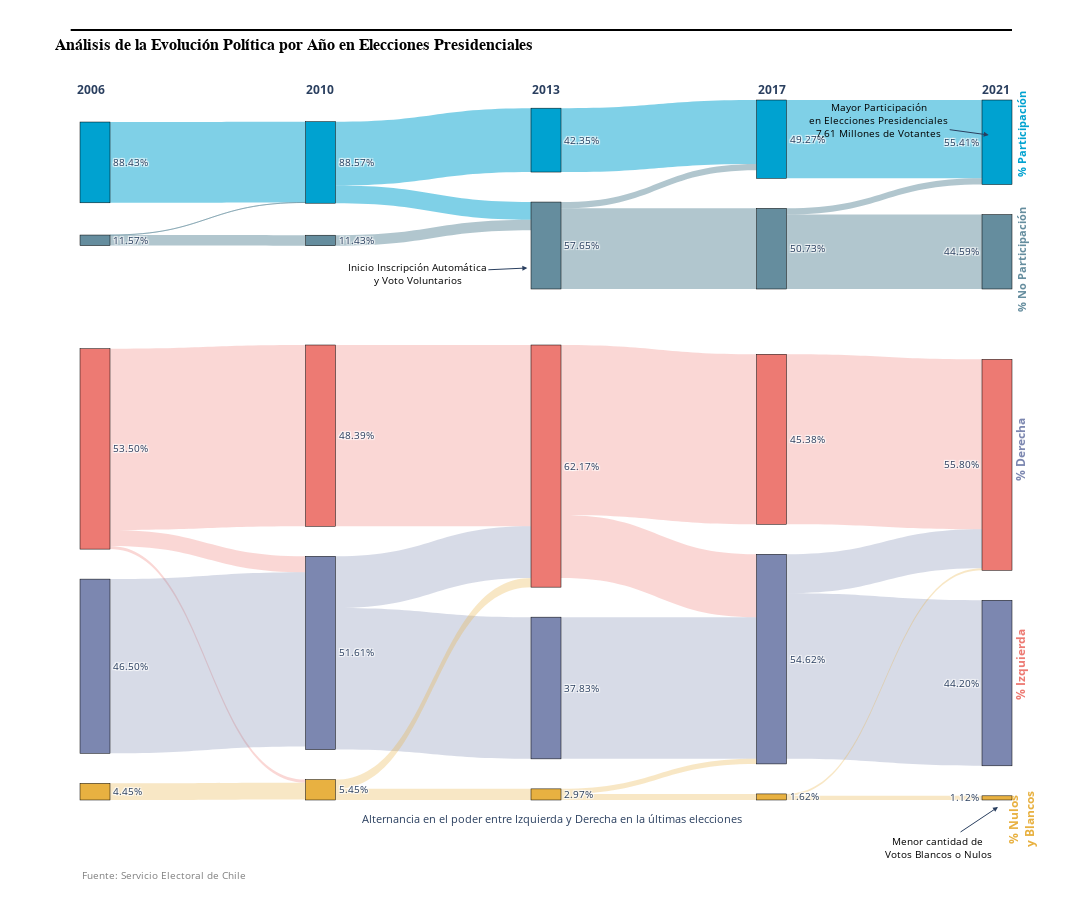

Notebook source saved alongside this figure:
### Markdown cell above
Se puede ver que de 2010 a 2013 y de 2013 a 2017 **hay un flujo importante de votos que cambian de sector político**. Esta tendencia también está presente de 2006 a 2010 y desde 2017 a 2021, pero menos notorio. Estos flujos intercalados de votos de un sector a otro son los que se pueden atribuir a un resultado también intercalado del sector político ganador. Finalmente, se junta la visualización anterior con el de flujos de participación electoral:

### Code cell
import plotly.graph_objects as go

# Crear la figura para incluir ambos gráficos uno encima del otro
fig = go.Figure()

# Primer gráfico Sankey (Transiciones de Participación y No Participación)
fig.add_trace(go.Sankey(
    domain=dict(y=[0.73, 1.0]),  # Posiciona el gráfico superior en la mitad superior
    node=dict(
        pad=30,
        thickness=30,
        line=dict(color="black", width=0.5),
        label=labels_with_percentages,
        color=node_colors
    ),
    link=dict(
        source=source_indices,
        target=target_indices,
        value=values_list,
        color=link_colors
    )
))

# Segundo gráfico Sankey (Análisis de la Evolución Política con solo porcentajes)
fig.add_trace(go.Sankey(
    domain=dict(y=[0, 0.65]),  # Posiciona el gráfico inferior en la mitad inferior
    node=dict(
        pad=30,
        thickness=30,
        line=dict(color="black", width=0.5),
        label=labels_with_percentages_transicion,
        color=node_colors_transicion
    ),
    link=dict(
        source=source_indices_transicion,
        target=target_indices_transicion,
        value=values_transicion,
        color=link_colors_transicion
    )
))

# Configuración del layout general
# Añadir línea sobre el título
fig.update_layout(
    title=dict(
        text="<b>Análisis de la Evolución Política por Año en Elecciones Presidenciales</b>",
        font=dict(size=16, color="black", family="Arial", weight="bold")
    ),
    shapes=[
        dict(
            type="line",
            x0=-0.01, x1=1, y0=1.1, y1=1.1,
            xref="paper", yref="paper",
            line=dict(color="black", width=2)
        )
    ],
    font_size=10,
    width=1400,
    height=900,
    margin=dict(t=100, b=100)
)



# Añadir la nota de la fuente en el extremo inferior izquierdo
fig.add_annotation(
    x=0, y=-0.12, 
    xref="paper", yref="paper",
    text="Fuente: Servicio Electoral de Chile", 
    showarrow=False,
    font=dict(size=10, color="gray"),
    align="left"
)


fig.add_annotation(
    x=0.975, y=0.95,  # Ajusta la posición según la ubicación de "Participación 2021"
    xref="paper", yref="paper",
    text="Mayor Participación<br>en Elecciones Presidenciales<br>7,61 Millones de Votantes",
    showarrow=True,
    arrowhead=2,
    ax=-110,  # Ajuste de posición del texto
    ay=-15,  # Ajuste de posición del texto
    font=dict(size=10, color="black"),
    ##bgcolor="lightyellow",  # Fondo de la nota para destacarla
    #bordercolor="black",
    #borderwidth=1
)

fig.add_annotation(
    x=0.48, y=0.76,  # Ajusta la posición según la ubicación de "Participación 2021"
    xref="paper", yref="paper",
    text="Inicio Inscripción Automática<br>y Voto Voluntarios",
    showarrow=True,
    arrowhead=2,
    ax=-110,  # Ajuste de posición del texto
    ay=5,  # Ajuste de posición del texto
    font=dict(size=10, color="black"),
    ##bgcolor="lightyellow",  # Fondo de la nota para destacarla
    #bordercolor="black",
    #borderwidth=1
)

fig.add_annotation(
    x=0.985, y=-0.01,  # Ajusta la posición según la ubicación de "Participación 2021"
    xref="paper", yref="paper",
    text="Menor cantidad de <br>Votos Blancos o Nulos",
    showarrow=True,
    arrowhead=2,
    ax=-60,  # Ajuste de posición del texto
    ay=40,  # Ajuste de posición del texto
    font=dict(size=10, color="black"),
    ##bgcolor="lightyellow",  # Fondo de la nota para destacarla
    #bordercolor="black",
    #borderwidth=1
)

fig.add_annotation(x=1.02, y=0.14, xref="paper", yref="paper",
         text="<span style='color:#ED7A73'><b>% Izquierda</b></span> ",
         showarrow=False, font=dict(size=12), textangle=-90)
fig.add_annotation(x=1.02, y=0.5, xref="paper", yref="paper",
         text="<span style='color:#7C87B0'><b>% Derecha</b></span>",
         showarrow=False, font=dict(size=12), textangle=-90)
fig.add_annotation(x=1.03, y=-0.07, xref="paper", yref="paper",
        text="<span style='color:#E8B141'><b>% Nulos<br>y Blancos</b></span>",  
         showarrow=False, font=dict(size=12), textangle=-90)
fig.add_annotation(x=1.02, y=1.02, xref="paper", yref="paper",
         text="<span style='color:#00A2D0'><b>% Participación</b></span> ",
         showarrow=False, font=dict(size=11), textangle=-90)
fig.add_annotation(x=1.02, y=0.85, xref="paper", yref="paper",
         text="<span style='color:#658D9E'><b>% No Participación</b></span>",
         showarrow=False, font=dict(size=11), textangle=-90)

fig.add_annotation(x=-0.005, y=1.03, xref="paper", yref="paper",
        text="<b>2006</b>", showarrow=False, font=dict(size=12))
fig.add_annotation(x=0.24, y=1.03, xref="paper", yref="paper",
        text="<b>2010</b>", showarrow=False, font=dict(size=12))
fig.add_annotation(x=0.5, y=1.03, xref="paper", yref="paper",
        text="<b>2013</b>", showarrow=False, font=dict(size=12))
fig.add_annotation(x=0.76, y=1.03, xref="paper", yref="paper",
        text="<b>2017</b>", showarrow=False, font=dict(size=12))
fig.add_annotation(x=1, y=1.03, xref="paper", yref="paper",
        text="<b>2021</b>", showarrow=False, font=dict(size=12))
fig.add_annotation(    x=0.3, y=-0.04, 
    xref="paper", yref="paper",
    text="Alternancia en el poder entre Izquierda y Derecha en la últimas elecciones",
    showarrow=False,
    font=dict(size=11),
    align="left")

fig.show()

### Figure 1 — Plotly figure (JSON) as saved in the notebook; plotly's stock layout.template omitted (floating-point values rounded to 4 significant figures)
{"data": [{"domain": {"y": [0.73, 1]}, "link": {"color": ["rgba(0, 162, 208, 0.5)", "rgba(101, 141, 158, 0.5)", "rgba(101, 141, 158, 0.5)", "rgba(0, 162, 208, 0.5)", "rgba(0, 162, 208, 0.5)", "rgba(101, 141, 158, 0.5)", "rgba(0, 162, 208, 0.5)", "rgba(101, 141, 158, 0.5)", "rgba(101, 141, 158, 0.5)", "rgba(0, 162, 208, 0.5)", "rgba(101, 141, 158, 0.5)", "rgba(101, 141, 158, 0.5)"], "source": [0, 1, 1, 2, 2, 3, 4, 5, 5, 6, 7, 7], "target": [2, 2, 3, 4, 5, 5, 6, 6, 7, 8, 8, 9], "value": [7269357, 4306, 947234, 5748102, 1589850, 947234, 5748102, 565907, 7259134, 7049017, 557492, 6701642]}, "node": {"color": ["rgba(0, 162, 208, 1)", "rgba(101, 141, 158, 1)", "rgba(0, 162, 208, 1)", "rgba(101, 141, 158, 1)", "rgba(0, 162, 208, 1)", "rgba(101, 141, 158, 1)", "rgba(0, 162, 208, 1)", "rgba(101, 141, 158, 1)", "rgba(0, 162, 208, 1)", "rgba(101, 141, 158, 1)"], "label": ["88.43%", "11.57%", "88.57%", "11.43%", "42.35%", "57.65%", "49.27%", "50.73%", "55.41%", "44.59%"], "line": {"color": "black", "width": 0.5}, "pad": 30, "thickness": 30}, "type": "sankey"}, {"domain": {"y": [0, 0.65]}, "link": {"color": ["rgba(237, 122, 115, 0.3)", "rgba(237, 122, 115, 0.3)", "rgba(237, 122, 115, 0.3)", "rgba(124, 135, 176, 0.3)", "rgba(232, 177, 65, 0.3)", "rgba(237, 122, 115, 0.3)", "rgba(124, 135, 176, 0.3)", "rgba(124, 135, 176, 0.3)", "rgba(232, 177, 65, 0.3)", "rgba(232, 177, 65, 0.3)", "rgba(237, 122, 115, 0.3)", "rgba(237, 122, 115, 0.3)", "rgba(124, 135, 176, 0.3)", "rgba(232, 177, 65, 0.3)", "rgba(232, 177, 65, 0.3)", "rgba(237, 122, 115, 0.3)", "rgba(124, 135, 176, 0.3)", "rgba(124, 135, 176, 0.3)", "rgba(232, 177, 65, 0.3)", "rgba(232, 177, 65, 0.3)"], "source": [4, 4, 4, 2, 6, 14, 7, 7, 0, 0, 8, 8, 9, 5, 5, 3, 1, 1, 11, 11], "target": [14, 7, 0, 7, 0, 8, 8, 9, 8, 5, 3, 1, 1, 1, 11, 12, 12, 13, 12, 10], "value": [48.39, 4.271, 0.8307, 46.5, 4.454, 48.39, 13.77, 37.83, 2.475, 2.971, 45.38, 16.79, 37.83, 1.349, 1.622, 45.38, 10.42, 44.2, 0.5033, 1.119]}, "node": {"color": ["rgba(232, 177, 65, 1.0)", "rgba(124, 135, 176, 1.0)", "rgba(124, 135, 176, 1.0)", "rgba(237, 122, 115, 1.0)", "rgba(237, 122, 115, 1.0)", "rgba(232, 177, 65, 1.0)", "rgba(232, 177, 65, 1.0)", "rgba(124, 135, 176, 1.0)", "rgba(237, 122, 115, 1.0)", "rgba(124, 135, 176, 1.0)", "rgba(232, 177, 65, 1.0)", "rgba(232, 177, 65, 1.0)", "rgba(237, 122, 115, 1.0)", "rgba(124, 135, 176, 1.0)", "rgba(237, 122, 115, 1.0)"], "label": ["5.45%", "54.62%", "46.50%", "45.38%", "53.50%", "2.97%", "4.45%", "51.61%", "62.17%", "37.83%", "1.12%", "1.62%", "55.80%", "44.20%", "48.39%"], "line": {"color": "black", "width": 0.5}, "pad": 30, "thickness": 30}, "type": "sankey"}], "layout": {"annotations": [{"align": "left", "font": {"color": "gray", "size": 10}, "showarrow": false, "text": "Fuente: Servicio Electoral de Chile", "x": 0, "xref": "paper", "y": -0.12, "yref": "paper"}, {"arrowhead": 2, "ax": -110, "ay": -15, "font": {"color": "black", "size": 10}, "showarrow": true, "text": "Mayor Participación<br>en Elecciones Presidenciales<br>7,61 Millones de Votantes", "x": 0.975, "xref": "paper", "y": 0.95, "yref": "paper"}, {"arrowhead": 2, "ax": -110, "ay": 5, "font": {"color": "black", "size": 10}, "showarrow": true, "text": "Inicio Inscripción Automática<br>y Voto Voluntarios", "x": 0.48, "xref": "paper", "y": 0.76, "yref": "paper"}, {"arrowhead": 2, "ax": -60, "ay": 40, "font": {"color": "black", "size": 10}, "showarrow": true, "text": "Menor cantidad de <br>Votos Blancos o Nulos", "x": 0.985, "xref": "paper", "y": -0.01, "yref": "paper"}, {"font": {"size": 12}, "showarrow": false, "text": "<span style='color:#ED7A73'><b>% Izquierda</b></span> ", "textangle": -90, "x": 1.02, "xref": "paper", "y": 0.14, "yref": "paper"}, {"font": {"size": 12}, "showarrow": false, "text": "<span style='color:#7C87B0'><b>% Derecha</b></span>", "textangle": -90, "x": 1.02, "xref": "paper", "y": 0.5, "yref": "paper"}, {"font": {"size": 12}, "showarrow": false, "text": "<span style='color:#E8B141'><b>% Nulos<br>y Blancos</b></span>", "textangle": -90, "x": 1.03, "xref": "paper", "y": -0.07, "yref": "paper"}, {"font": {"size": 11}, "showarrow": false, "text": "<span style='color:#00A2D0'><b>% Participación</b></span> ", "textangle": -90, "x": 1.02, "xref": "paper", "y": 1.02, "yref": "paper"}, {"font": {"size": 11}, "showarrow": false, "text": "<span style='color:#658D9E'><b>% No Participación</b></span>", "textangle": -90, "x": 1.02, "xref": "paper", "y": 0.85, "yref": "paper"}, {"font": {"size": 12}, "showarrow": false, "text": "<b>2006</b>", "x": -0.005, "xref": "paper", "y": 1.03, "yref": "paper"}, {"font": {"size": 12}, "showarrow": false, "text": "<b>2010</b>", "x": 0.24, "xref": "paper", "y": 1.03, "yref": "paper"}, {"font": {"size": 12}, "showarrow": false, "text": "<b>2013</b>", "x": 0.5, "xref": "paper", "y": 1.03, "yref": "paper"}, {"font": {"size": 12}, "showarrow": false, "text": "<b>2017</b>", "x": 0.76, "xref": "paper", "y": 1.03, "yref": "paper"}, {"font": {"size": 12}, "showarrow": false, "text": "<b>2021</b>", "x": 1, "xref": "paper", "y": 1.03, "yref": "paper"}, {"align": "left", "font": {"size": 11}, "showarrow": false, "text": "Alternancia en el poder entre Izquierda y Derecha en la últimas elecciones", "x": 0.3, "xref": "paper", "y": -0.04, "yref": "paper"}], "font": {"size": 10}, "height": 900, "margin": {"b": 100, "t": 100}, "shapes": [{"line": {"color": "black", "width": 2}, "type": "line", "x0": -0.01, "x1": 1, "xref": "paper", "y0": 1.1, "y1": 1.1, "yref": "paper"}], "title": {"font": {"color": "black", "family": "Arial", "size": 16, "weight": "bold"}, "text": "<b>Análisis de la Evolución Política por Año en Elecciones Presidenciales</b>"}, "width": 1400}}
